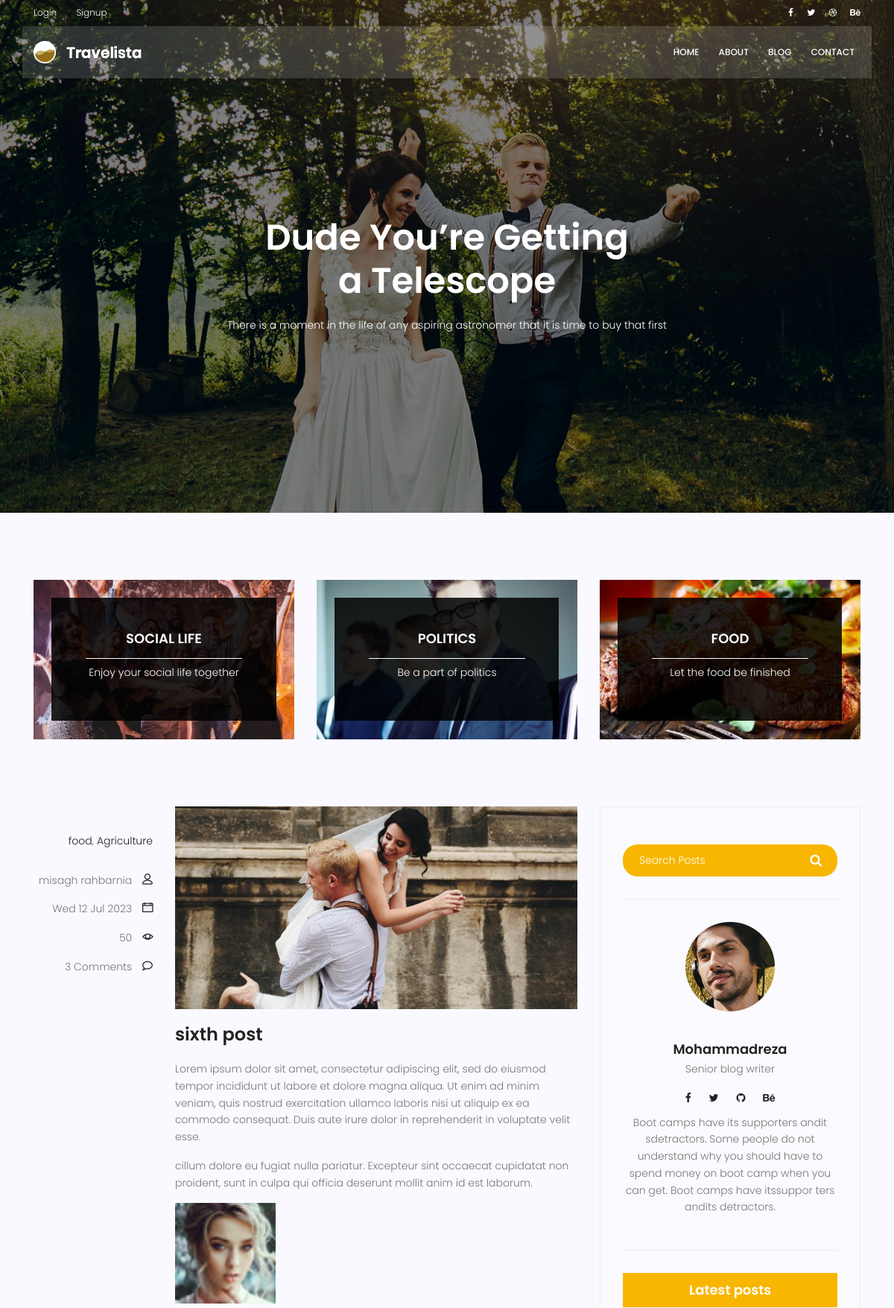
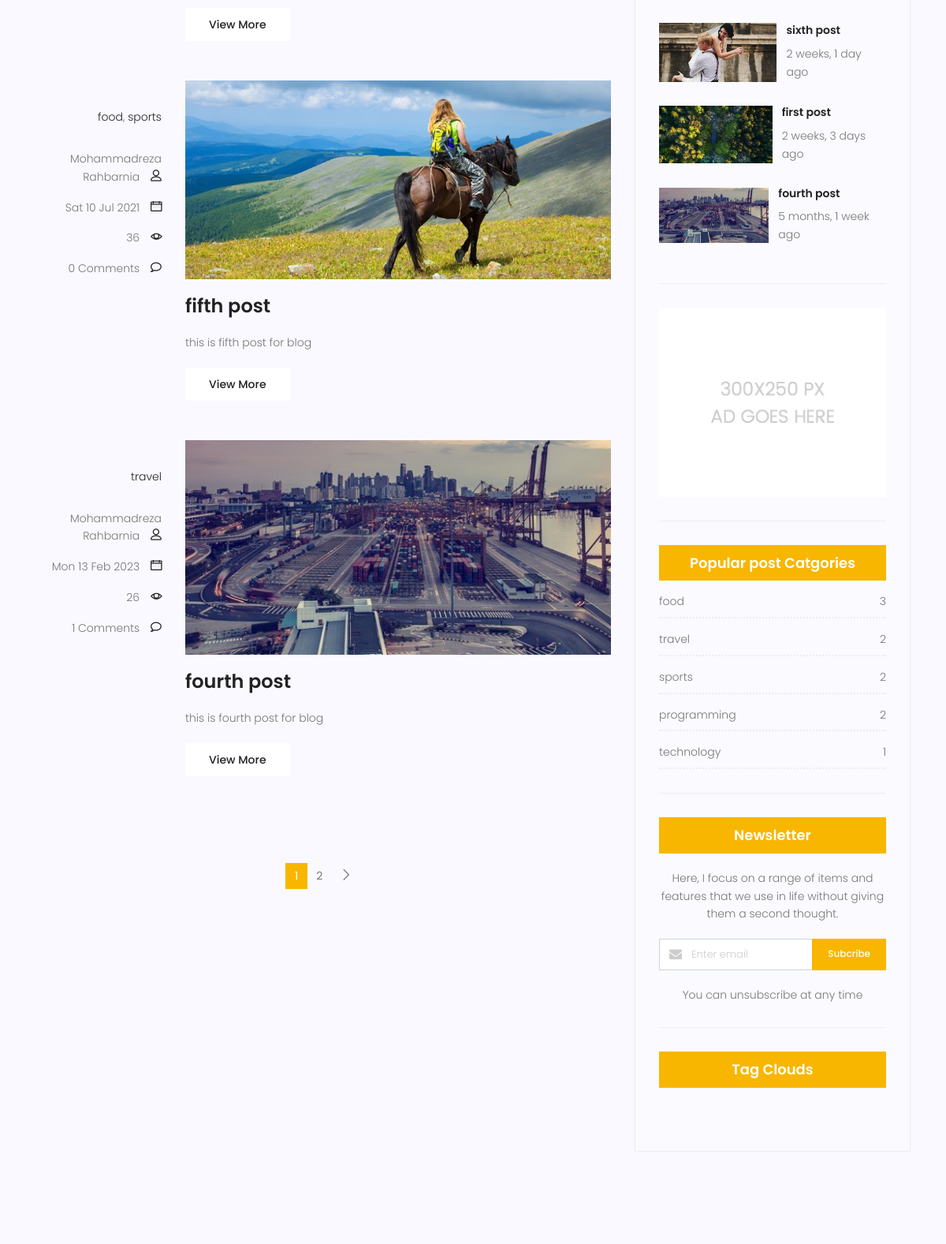
Screenshot of /blog/ (upper part) with the database file from the repository (2 pictures, top to bottom).
### blog/models.py (models this page shows, shortened)
class Category(models.Model):
    name = models.CharField(max_length=255)
    def __str__(self):
        return self.name

class Post(models.Model):
    title = models.CharField(max_length=255)
    content = models.TextField()
    image = models.ImageField(upload_to='blog',default='blog/default.jpg')
    tags = TaggableManager()
    category = models.ManyToManyField(Category)
    author = models.ForeignKey(User,on_delete=models.SET_NULL,null = True)
    login_require = models.BooleanField(default=False)
    counted_views = models.IntegerField(default=0)
    status = models.BooleanField(default=False)
    created_date = models.DateTimeField(auto_now_add=True)
    updated_date = models.DateTimeField(auto_now=True)
    published_date = models.DateTimeField(null = True)
    class Meta:
        ordering = ['-created_date']

### blog/views.py (the view)
# urls.py: path("",blog_view,name = 'index'),
def blog_view(request,**kwargs):
    posts = Post.objects.filter(published_date__lte = timezone.now())
    if kwargs.get('cat_name') != None:
        posts = posts.filter(category__name=kwargs['cat_name'])
    if kwargs.get('author_username') != None:
        posts = posts.filter(author__username=kwargs['author_username'])
    if kwargs.get('tag_name') != None:
        posts = posts.filter(tags__name__in=[kwargs['tag_name']])
    posts = Paginator(posts,3)
    page_number = request.GET.get('page')
    try:
        posts = posts.page(page_number)
    except PageNotAnInteger:
        posts = posts.page(1)
    except EmptyPage:
        posts = posts.page(1)
    context = {'posts':posts}
    return render(request,'blog/blog-home.html',context)

### blog/templatetags/blog_tags.py (called while the page is built)
@register.inclusion_tag('blog/blog-latestposts.html')
def latest_posts(arg=3):
    posts = Post.objects.filter(published_date__lte=timezone.now()).order_by('-published_date')[:arg]
    return {'posts':posts}

@register.inclusion_tag('blog/blog-postcategories.html')
def popular_categories():
    posts = Post.objects.filter(published_date__lte=timezone.now())
    categories = Category.objects.all()
    cat_dict = {}
    for name in categories:
        cat_dict[name]=posts.filter(category=name).count()
    cat_dict = dict((sorted(list(cat_dict.items()),key=lambda x:x[1],reverse=True)[:5]))
    return {'categories':cat_dict}

@register.simple_tag(name="comments_counter")
def function(pid):
    post = Post.objects.get(pk=pid,status=True)
    return Comment.objects.filter(post=post,approved = True).count()

### templates/blog/blog-home.html (shortened to what this page needs)
{% extends 'base.html' %}
{% load static %}
{% load blog_tags %}
{% block container %}
<section class="banner-area relative blog-home-banner" id="home">
	<div class="overlay overlay-bg"></div>
	<div class="container">
		<div class="row d-flex align-items-center justify-content-center">
			<div class="about-content blog-header-content col-lg-12">
				<h1 class="text-white">
					Dude You’re Getting
					a Telescope
				</h1>
				<p class="text-white">
					There is a moment in the life of any aspiring astronomer that it is time to buy that first
				</p>
			</div>
		</div>
	</div>
</section>
<section class="top-category-widget-area pt-90 pb-90 ">
	<div class="container">
		<div class="row">
			<div class="col-lg-4">
				<div class="single-cat-widget">
					<div class="content relative">
						<div class="overlay overlay-bg"></div>
						<a href="#" target="_blank">
							<div class="thumb">
								<img class="content-image img-fluid d-block mx-auto"
									src="{% static 'img/blog/cat-widget1.jpg' %}" alt="">
							</div>
							<div class="content-details">
								<h4 class="content-title mx-auto text-uppercase">Social life</h4>
								<span></span>
								<p>Enjoy your social life together</p>
							</div>
						</a>
					</div>
				</div>
			</div>
			<div class="col-lg-4">
				<div class="single-cat-widget">
					<div class="content relative">
						<div class="overlay overlay-bg"></div>
						<a href="#" target="_blank">
							<div class="thumb">
								<img class="content-image img-fluid d-block mx-auto"
									src="{% static 'img/blog/cat-widget2.jpg' %}" alt="">
							</div>
							<div class="content-details">
								<h4 class="content-title mx-auto text-uppercase">Politics</h4>
								<span></span>
								<p>Be a part of politics</p>
							</div>
						</a>
					</div>
				</div>
			</div>
			<div class="col-lg-4">
				<div class="single-cat-widget">
					<div class="content relative">
						<div class="overlay overlay-bg"></div>
						<a href="#" target="_blank">
							<div class="thumb">
								<img class="content-image img-fluid d-block mx-auto"
									src="{% static 'img/blog/cat-widget3.jpg' %}" alt="">
							</div>
							<div class="content-details">
								<h4 class="content-title mx-auto text-uppercase">Food</h4>
								<span></span>
								<p>Let the food be finished</p>
							</div>
						</a>
					</div>
				</div>
			</div>
		</div>
	</div>
</section>
<section class="post-content-area">
	<div class="container">
		<div class="row">
			<div class="col-lg-8 posts-list">
				{% for post in posts %}
				<div class="single-post row">
					<div class="col-lg-3  col-md-3 meta-details">
						<ul class="tags">
							{% for cat in post.category.all %}
							<li><a href="{% url 'blog:category' cat_name=cat.name %}">{{cat.name}}</a></li>{% if not forloop.last %},{% endif %}
							{% endfor %}
						</ul>
						<div class="user-details row">
							<p class="user-name col-lg-12 col-md-12 col-6"><a href="{% url 'blog:author' author_username=post.author.username %}">{{post.author.get_full_name}}</a> <span
									class="lnr lnr-user"></span></p>
							<p class="date col-lg-12 col-md-12 col-6"><a href="#">{{post.published_date|date:"D d M Y"}}</a> <span
									class="lnr lnr-calendar-full"></span></p>
							<p class="view col-lg-12 col-md-12 col-6"><a href="#">{{post.counted_views}}</a> <span
									class="lnr lnr-eye"></span></p>
							<p class="comments col-lg-12 col-md-12 col-6"><a href="#">{% comments_counter pid=post.id %} Comments</a> <span
									class="lnr lnr-bubble"></span></p>
						</div>
					</div>
					<div class="col-lg-9 col-md-9 ">
						<div class="feature-img">
							<img class="img-fluid" src= {{post.image.url}} alt="">
						</div>
						<a class="posts-title" href="{% url 'blog:single' pid=post.id %}">
							<h3>{{post.title}}</h3>
						</a>
						<p class="excert">
							{{post.content|truncatewords:100|safe }}
						</p>
						<a href="{% url 'blog:single' pid=post.id %}" class="primary-btn">View More</a>
					</div>
				</div>
                {% endfor %}
				<nav class="blog-pagination justify-content-center d-flex">
					<ul class="pagination">
                        {% for i in posts.paginator.page_range %}
						{% if posts.number == i %}
						<li class="page-item active"><a href="?page={{i}}" class="page-link">{{i}}</a></li>
						{% else %}
						<li class="page-item"><a href="?page={{i}}" class="page-link">{{i}}</a></li>
						{% endif %}
						{% endfor %}
						{% if posts.has_next %}
						<li class="page-item">
							<a href="?page={{ posts.next_page_number }}" class="page-link" aria-label="Next">
								<span aria-hidden="true">
									<span class="lnr lnr-chevron-right"></span>
								</span>
							</a>
						</li>
						{% endif %}
					</ul>
				</nav>
			</div>
			<div class="col-lg-4 sidebar-widgets">
				<div class="widget-wrap">
					{% include 'blog/blog-searchbar.html' %}
                    {% include 'blog/blog-writer.html' %}
					{% latest_posts %}
					{% include 'blog/blog-ads.html' %}
					{% popular_categories %}
					{% include 'blog/blog-newsletter.html' %}
					{% include 'blog/blog-tagclouds.html' %}
				</div>
			</div>
		</div>
	</div>
</section>
{% endblock %}

### templates/blog/blog-latestposts.html
{% load blog_tags %}
{% load humanize %}
<div class="single-sidebar-widget popular-post-widget">
    <h4 class="popular-title">Latest posts</h4>
    {% for post in posts %}
    <div class="popular-post-list">
        <div class="single-post-list d-flex flex-row align-items-center">
            <div class="thumb">
                <img class="img-fluid" src="{{post.image.url}}" alt="">
            </div>
            <div class="details">
                <a href="{% url 'blog:single' pid=post.id %}">
                    <h6>{{post.title}}</h6>
                </a>
                <p>{{ post.published_date|naturaltime }}</p>
            </div>
        </div>
    </div>
    {% endfor %}
</div>

### templates/blog/blog-postcategories.html
{% load static %}
{% load blog_tags %}
<div class="single-sidebar-widget post-category-widget">
    <h4 class="category-title">Popular post Catgories</h4>
    <ul class="cat-list">
        {% for cat,count in categories.items %}
        <li>
            <a href="{% url 'blog:category' cat_name=cat.name %}" class="d-flex justify-content-between">
                <p>{{cat}}</p>
                <p>{{count}}</p>
            </a>
        </li>
        {% endfor %}
    </ul>
</div>

### rows the page displays
Post: author.get_full_name "misagh rahbarnia", published_date "Wed 12 Jul 2023", counted_views "50", id "3", image (picture), title "sixth post", content "Lorem ipsum dolor sit amet, consectetur adipiscing elit, sed do eiusmod tempor incididunt ut labore et dolore magna aliqua. Ut enim ad minim veniam, quis nostrud exercitation ullamco laboris nisi ut aliquip ex ea commodo consequat. Duis aute irure dolor in reprehenderit in voluptate velit esse. cillum dolore eu fugiat nulla pariatur. Excepteur sint occaecat cupidatat non proident, sunt in culpa qui officia deserunt mollit anim id est laborum.", content (picture), published_date "2 weeks, 1 day ago"
Category: name "food", count "3"
Category: name "Agriculture"
Post: author.get_full_name "Mohammadreza Rahbarnia", published_date "Sat 10 Jul 2021", counted_views "36", id "0", image (picture), title "fifth post", content "this is fifth post for blog"
Category: name "sports", count "2"
Post: author.get_full_name "Mohammadreza Rahbarnia", published_date "Mon 13 Feb 2023", counted_views "26", id "1", image (picture), title "fourth post", content "this is fourth post for blog", published_date "5 months, 1 week ago"
Category: name "travel", id "2"
Post: image (picture), title "first post", published_date "2 weeks, 3 days ago"
Category: name "programming", count "2"
Category: name "technology", count "1"

### other values shown
{{ i }} "1"
{{ i }} "2"
